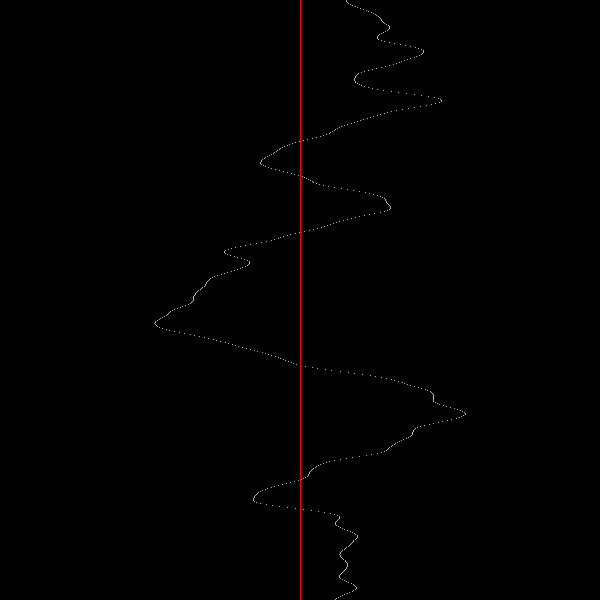
Frame 1 (no input)
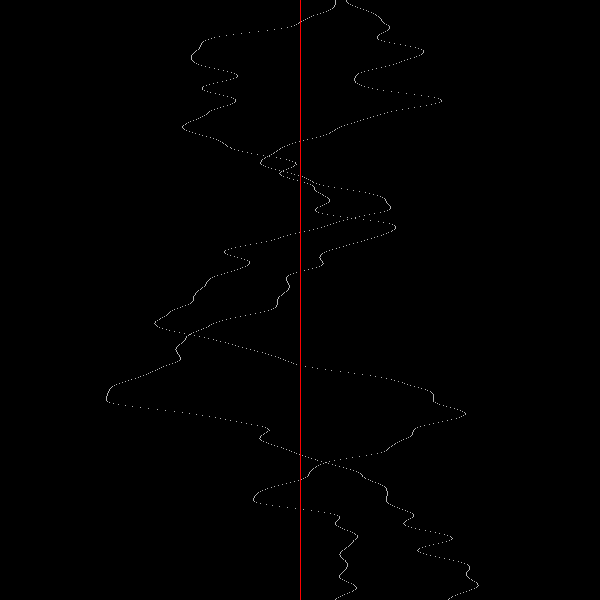
Frame 2 (the mouse pressed at the canvas centre, redrawn once)

The Processing sketch that drew these frames (run headless with seeded random() and noise(); the mouse was pressed at the canvas centre and the sketch redrawn once):

// Processing sketch: nouvelle_evaluation_noise
// ── nouvelle_evaluation_noise.pde
// Utilisation de la commande noise()
// Usage de base, avec variations sur une seule dimension

/* Note :
 // Correction d’un ancien sketch, où je réalisais une incrémentation du temps
 // à l’aide d’un float, ce qui entrainait des erreurs d’arrondissement et des problèmes
 // observés dans l’étude des «limites de la commande noise».
 // Il faut plutôt incrémenter l’horloge par des entiers (variable timeSteps de type int
 // et commande timeSteps++ par incrément de 1),
 // puis fractionner ce compteur à l’aide d’une valeur float (variable noiseScale).
 */

// Variables essentielles
int timeSteps = 0; // privilégier le format de type entier
float noiseScale = 1.0/100.0; // plus la fraction est petite, plus l’évolution sera lente
float amplitude =600; // servira à faire le mappage des valeurs (0-1) vers la nouvelle échelle

// Variables destinées à l’affichage des points
float deltaX = 0, posInit;
int nbIterations = 1; // nombre de fois que l’on effectue l’évaluation avant 


void setup() {
  size(600, 600);
  background(0);
  stroke(255);
  noFill();
  noLoop();

  // Optionnel :
  // Si l’on veut que le parcours erratique soit identique à chaque compilation
  // noiseSeed(0);
  // Si l’on veut s’assurer d’un nouveau parcours à chaque démarrage du sketch :
  noiseSeed(System.currentTimeMillis());

  // Fortement conseillé :
  // L’état du NoiseDetail() par défaut tend à retourner des valeurs qui seront en moyenne décentrées (< 0.5)
  // Les arguments 4 et 0.54321 permettent de recentrer les valeurs du noise et de les maintenir à l’intérieur des limites 0,1
  noiseDetail(4, 0.54321); // Valeur par défaut : (4, 0.5)
  
  posInit = width/2;
}

void draw() {
  //background(0);

  // Effet de trace partielle (avec effacement progressif dans le temps)
  fill(0, 5);
  noStroke();
  rect(0, 0, width, height);


  // La boucle permet de simuler l’évolution de la valeur obtenue par le noise,
  // et de visualiser ces changements en laissant une trace verticale
  noFill();
  stroke(255);
  for (int y = 0; y < height; y++) {
    for (int j = 0; j < nbIterations; j++) {
      // Ci-dessous, les deux étapes proposées pour "bien" formater
      // la valeur obtenue par la commande noise()
      deltaX = ((noise(timeSteps*noiseScale))*amplitude)-(amplitude*0.5);
      deltaX = constrain(deltaX, -(amplitude*0.5), (amplitude*0.5)); // on ne dépassera pas les limites
      point(posInit+deltaX, y);
      timeSteps++;
    }
  }

  // Repère vertical au centre du sketch
  stroke(255, 0, 0);
  line(posInit, 0, posInit, height);


  // Pour fixer le nombre d’itérations qui seront complétées
  // *0 implique un seul passage, *1, deux itérations, etc.
  //if (timeSteps > (height*nbIterations)*0) {
  //  timeSteps = 0;
  //  noLoop();
  //}
}

void mousePressed() {
  println(timeSteps);
  redraw();
}
